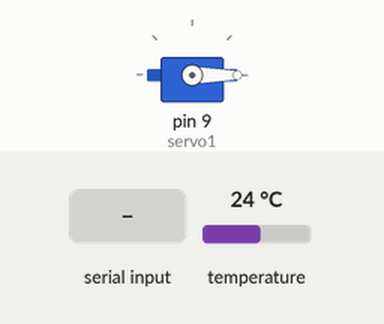
Recording of a sketch running on a simulated Arduino Uno, built with avr-gcc and run on an emulated ATmega328P. On the bench: servo. Inputs (shaded band) come from the test bench; at power-on: temperature 24 °C. What the sketch prints to the serial monitor is not drawn.

Above: at 1.2 s.
1.3 s: "90,45\n" received over Serial
At 15.1 s:
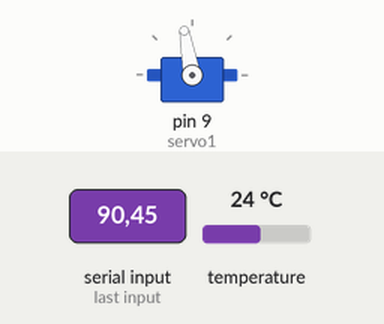
Timing chart, 0 to 15.9 s (numbered marks = the images above; inputs shaded):
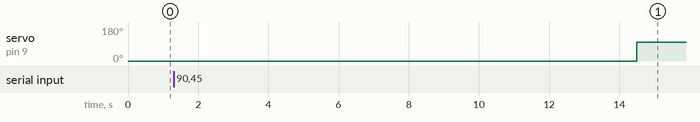

The sketch:

Crystallizer_Arduino.ino
```cpp
#include <Time.h>
#include <TimeLib.h>

#include <OneWire.h>
#include <DallasTemperature.h>
#include <Servo.h>

// Data wire is plugged into pin 2 on the Arduino
#define ONE_WIRE_BUS 2

// Setup a oneWire instance to communicate with any OneWire devices
// (not just Maxim/Dallas temperature ICs)
OneWire oneWire(ONE_WIRE_BUS);

// Pass our oneWire reference to Dallas Temperature.
DallasTemperature sensors(&oneWire);

Servo servo1;
time_t t;


const int max_steps = 100;

#ifndef _PID_CNTL_H_
#define _PID_CNTL_H_

class PidControl {
private:
  double   KProportional,
    KIntegral,
    KDifferential,
    IntegralLimit,
    ProportionalGain,
    IntegralGain,
    DifferentialGain,
    Setpoint,
    Gain;
  unsigned DifferentialCycle;
  unsigned DifferentialCycleCount;
  double   ErrorSum,
    LastError;
protected:
  PidControl(double kP, double kI, double kD,
    double lI, unsigned Dc)
  {
    KProportional = kP;
    KIntegral = kI;
    KDifferential = kD;
    IntegralLimit = lI;
    ProportionalGain = 0;
    IntegralGain = 0;
    DifferentialGain = 0;
    DifferentialCycle = Dc;
    DifferentialCycleCount = 0;
    ErrorSum = 8000;
    LastError = 0;
  }
public:
  double CalculateGain(double position);
  virtual void   SetSetpoint(double setpoint)
  {
    Setpoint = setpoint;
  };
  double GetProportionalGain() { return ProportionalGain; }
  double GetIntegralGain() { return IntegralGain; }
  double GetDifferentialGain() { return DifferentialGain; }
  void SetProportionalConstant(double kP)
  {
    KProportional = kP;
  };
  void SetIntegralConstant(double kI)
  {
    KIntegral = kI;
  }
  void SetDifferentialConstant(double kD)
  {
    KDifferential = kD;
  }
  void SetDifferentialCycle(unsigned Dc)
  {
    DifferentialCycle = Dc;
  }
  void SetIntegralLimit(unsigned lI)
  {
    IntegralLimit = lI;
  }
  double GetProportionalConstant() { return KProportional; }
  double GetIntegralConstant() { return KIntegral; }
  double GetDifferentialConstant() { return KDifferential; }
  double GetIntegralLimit() { return IntegralLimit; }
  double GetSetpoint() { return Setpoint; }
};

#endif
/* End of File */


double PidControl::CalculateGain(double position)
{
  double error = Setpoint - position;
  ErrorSum += error;
  ProportionalGain = KProportional * error;
  IntegralGain = KIntegral * ErrorSum;
  if (IntegralGain > IntegralLimit)
  {
    IntegralGain = IntegralLimit;
    ErrorSum -= error;
  }
  else if (IntegralGain < 28.0)
  {
    IntegralGain = 28.0;
    ErrorSum -= error;
  }
  if (++DifferentialCycleCount >= DifferentialCycle) {
    DifferentialGain = KDifferential * (error - LastError);
    DifferentialCycleCount = 0;
  }
  LastError = error;
  Gain = ProportionalGain + IntegralGain + DifferentialGain;
  return Gain;
}
//End of File


class Crystallizer : public PidControl
{
public:
  Crystallizer(double kP, double kI, double kD,
    double lI, unsigned Dc, int steps, double *m_temp, double *m_time, double h_limit, double s_limit, double t_delay, double temp_buffer) : PidControl(kP, kI, kD, lI, Dc)
  {
    n_steps = steps;
    HeaterLimit = h_limit;
    ServoLimit = s_limit;
    TimeDelay = t_delay;
    temp_offset = temp_buffer;
    for (int i = 0; i < n_steps; i++)
    {
      n_temp[i] = m_temp[i];
      n_time[i] = m_time[i];
    }
  }
  void output_header(int stepcounter,bool ramp)
  {
    if (ramp)
    {
      Serial.print("Step ");
      Serial.print(stepcounter + 1);
      Serial.print(": System Ramp To ");
      Serial.print(n_temp[stepcounter]);
    }
    else
    {
      Serial.print("Step ");
      Serial.print(stepcounter + 1);
      Serial.print(": System Hold At ");
      Serial.print(n_temp[stepcounter]);
    }
    Serial.print(" Start Time/Current Time: ");
    Serial.print(StartTime);
    Serial.print(" End Time: ");
    Serial.print(EndTime);
    Serial.print(" Current Temperature: ");
    Serial.print(SysTemp);
    Serial.print('\n');
  }
  void output_display(bool ramp)
  {
    Serial.print(" Setpoint: ");
    Serial.print(this->GetSetpoint());
    Serial.print(" Time: ");
    Serial.print(t);
    Serial.print(" Temp: ");
    Serial.print(SysTemp);
    Serial.print(" Gain: ");
    Serial.print(gain);
    Serial.print(" PGain: ");
    Serial.print(this->GetProportionalGain());
    Serial.print(" IGain: ");
    Serial.print(this->GetIntegralGain());
    Serial.print(" DGain: ");
    Serial.print(this->GetDifferentialGain());
    Serial.print(" Pre-Position: ");
    Serial.print(preAdj_servopos);
    Serial.print(" Adjusted-Position: ");
    Serial.print(servo_pos);
    if (ramp)
    {
      Serial.print(" System Ramping...   ");
    }
    else
    {
      Serial.print(" System Hold...   Endtime: ");
      Serial.print(EndTime);
    }
    Serial.print('\n');
  }
  void adjustservo()
  {
    sensors.requestTemperatures();
    SysTemp = sensors.getTempCByIndex(0);
    gain = this->CalculateGain(SysTemp);
    servo_pos = map(gain, 5, HeaterLimit, 0, ServoLimit);
    preAdj_servopos = servo_pos;
    if (servo_pos > ServoLimit)
    {
      servo_pos = ServoLimit;
    }
    else if (servo_pos < 0)
    {
      servo_pos = 0;
    }
    servo1.write(servo_pos);
  }

  void RunCycle_v3()
  {
    while(Serial.available() == 0){}
    Serial.println("Start Cycle!");
    for (int stepcounter = 0; stepcounter < n_steps; stepcounter++)
    {
      if (stepcounter == 0)
      {
        sensors.requestTemperatures();
        StartSysTemp = sensors.getTempCByIndex(0);
        this->SetSetpoint(0);
        adjustservo();
        t = now();
        StartTime = t;
        EndTime = t + n_time[stepcounter];
        output_header(stepcounter,true);
        while (this->GetSetpoint() != n_temp[stepcounter])
        {
          t = now();
          NewSetpoint = map(t,StartTime,EndTime,0,n_temp[stepcounter]);
          if (NewSetpoint > n_temp[stepcounter])
          {
            NewSetpoint = n_temp[stepcounter];
          }
          this->SetSetpoint(NewSetpoint);
          adjustservo();
          output_display(true);
          delay(TimeDelay);
        }
        sensors.requestTemperatures();
        SysTemp = sensors.getTempCByIndex(0);
        while (SysTemp <= this->GetSetpoint() - temp_offset || SysTemp >= this->GetSetpoint() + temp_offset)
        {
          t = now();
          adjustservo();
          output_display(true);
          delay(TimeDelay);
        }
      }
      else
      {
        if (n_temp[stepcounter] == n_temp[stepcounter - 1])
        {
          t = now();
          StartTime = t;
          EndTime = t + n_time[stepcounter];
          output_header(stepcounter,false);
          while (t <= EndTime)
          {
            t = now();
            adjustservo();
            output_display(false);
            delay(TimeDelay);
          }
        }
        else
        {
          sensors.requestTemperatures();
          StartSysTemp = sensors.getTempCByIndex(0);
          t = now();
          StartSetpoint = this->GetSetpoint();
          StartTime = t;
          EndTime = t + n_time[stepcounter];
          output_header(stepcounter,true);
          while (this->GetSetpoint() != n_temp[stepcounter])
          {
            t = now();
            NewSetpoint = map(t,StartTime,EndTime,StartSetpoint,n_temp[stepcounter]);
            if (StartSetpoint < n_temp[stepcounter] && NewSetpoint > n_temp[stepcounter])
            {
              NewSetpoint = n_temp[stepcounter];
            }
            else if (StartSetpoint > n_temp[stepcounter] && NewSetpoint < n_temp[stepcounter])
            {
              NewSetpoint = n_temp[stepcounter];
            }
            this->SetSetpoint(NewSetpoint);
            adjustservo();
            output_display(true);
            delay(TimeDelay);
          }
          sensors.requestTemperatures();
          SysTemp = sensors.getTempCByIndex(0);
          while (SysTemp <= this->GetSetpoint() - temp_offset || SysTemp >= this->GetSetpoint() + temp_offset)
          {
            t = now();
            adjustservo();
            output_display(true);
            delay(TimeDelay);
          }
        }
      }
    }
  }
  void Calibrate()
  {
    sensors.requestTemperatures();
    SysTemp = sensors.getTempCByIndex(0);
    Serial.println("Calibrating! Enter a Servo Position: ");
    while(Serial.available() == 0){}
    servo_pos = Serial.parseFloat();
    servo1.write(servo_pos);
    Serial.print("Servo Position is: ");
    Serial.print(servo_pos);
    Serial.print('\n');
    Serial.print("System Temperature is: ");
    Serial.print(SysTemp);
    Serial.print('\n');
  }
private:
  int n_steps;
  double n_temp[max_steps];
  double n_time[max_steps];
  double gain;
  double servo_pos;
  double EndTime;
  double StartTime;
  double NewSetpoint;
  double StartSetpoint;
  double SysTemp;
  double StartSysTemp;
  double preAdj_servopos;
  double HeaterLimit;
  double ServoLimit;
  double TimeDelay;
  double temp_offset;
};

//Determine Cycle Parameters
double k_Proportional = 60;
double k_Integral = 0.025;
double k_Derivative = 0;
double I_Limit = 200;
double Dif_Cycle = 1;

//REMEMBER TO CHANGE NUMBER OF STEPS

int t_steps = 10;
double s_temp[10] = {87,87,52,52,28,28,55,55,28,28};
double s_time[10] = {30,900,2700,7200,21600,7200,3600,7200,21600,259200};
double h_limit = 275;
double servo_lim = 100;
double t_delay = 10000;
double t_offset = 0.5;

void setup(void)
{
  Serial.begin(9600);
  sensors.begin();
  servo1.attach(9);
  t = now();
  servo1.write(0);
  Serial.println("Press and Enter any Key to Continue");
}

  //Crystallizer_Arduino Corresponds to COM 4
 //COM 4: LEFT System
 //Impeller: Marine
 //Servo: Blue

void loop(void)
{
  Crystallizer Hello_v3(k_Proportional, k_Integral, k_Derivative, I_Limit, Dif_Cycle, t_steps, s_temp, s_time, h_limit, servo_lim, t_delay, t_offset);
  //Hello_v3.Calibrate();
  Hello_v3.RunCycle_v3();
}
```

Measured:
- after the input at 1.3 s, servo on pin 9 (servo1): 0° → 100° after 13.2 s
